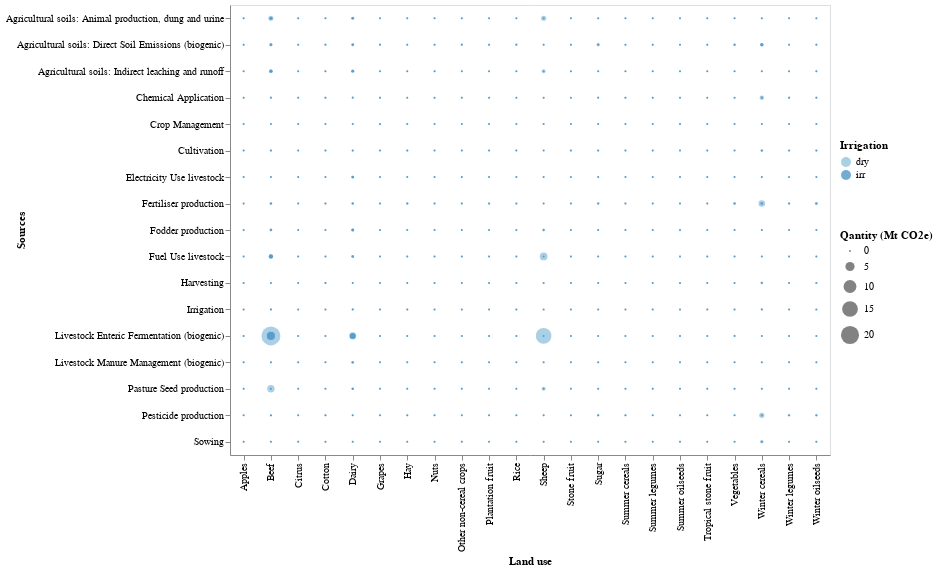

Notebook code cell kept with this figure:
### Markdown cell above
### Emissions by {Land-use}-{GHG source} combined

### Code cell
# HIDE CODE
# get the df and plot
GHG_lu_source_df,GHG_lu_source_plot = ag_lucc_GHG.plot_GHG_lu_source(2050)
GHG_lu_source_plot

### Figure 1 — Vega-Lite specification as saved in the notebook (floating-point values rounded to 4 significant figures; data arrays with more than 128 entries replaced by an {"elided": "..."} marker saying what was removed)
{"config": {"view": {"continuousWidth": 300, "continuousHeight": 300}}, "data": {"name": "data-3a1cc8031fc68d694c6d490ded4936c6"}, "mark": {"type": "circle"}, "encoding": {"color": {"field": "Irrigation", "legend": {"direction": "vertical", "legendX": 610, "legendY": 135.0, "orient": "none", "title": "Irrigation", "titleAnchor": "start"}, "type": "ordinal"}, "size": {"field": "Quantity (Mt CO2e)", "legend": {"direction": "vertical", "legendX": 610, "legendY": 225.0, "orient": "none", "title": "Qantity (Mt CO2e)", "titleAnchor": "start"}, "type": "quantitative"}, "tooltip": [{"field": "Land use", "title": "Landuse", "type": "ordinal"}, {"field": "Sources", "title": "GHG source", "type": "ordinal"}, {"field": "Quantity (Mt CO2e)", "format": ",.2f", "title": "GHG emissions (Mt CO2e)", "type": "quantitative"}], "x": {"field": "Land use", "type": "ordinal"}, "y": {"axis": {"labelLimit": 400}, "field": "Sources", "type": "ordinal"}}, "height": 450, "width": 600, "$schema": "https://vega.github.io/schema/vega-lite/v5.15.1.json", "datasets": {"data-3a1cc8031fc68d694c6d490ded4936c6": {"elided": "748 records"}}}
